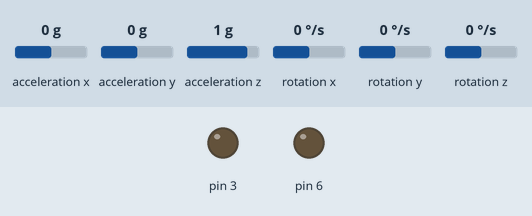
A sketch run on a simulated Arduino Uno, built with avr-gcc and run on an emulated ATmega328P. Parts: output pins drawn as LEDs (lit = HIGH). Wiring (inferred from the names in the program): MPU-6050 motion sensor at I2C address 0x68. The inputs (shaded band) are chosen by the test bench; at power-on: rotation y 0 °/s, acceleration x 0 g, acceleration y 0 g, acceleration z 1 g, rotation x 0 °/s, rotation z 0 °/s. What the sketch prints to the serial monitor is not drawn.

Above: at 1.2 s.
1.3 s: rotation y set to -192 °/s
At 2.73 s:
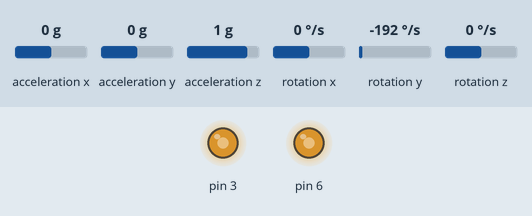
4.3 s: acceleration x set to -1.4 g
At 4.77 s:
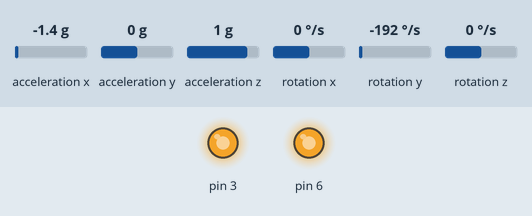
7.3 s: rotation y set to 0 °/s
Timing chart, 0 to 16.3 s (numbered marks = the images above; inputs shaded):
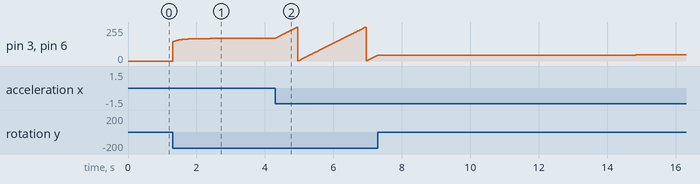

Measured:
- after the input at 1.3 s, pin 3, pin 6: moves from 0/255 to 169/255 over 1.1 s, starting at once

The sketch:

balancing_robot.ino
```cpp
//Modified balancing robot code
//WIP
//22/10/2020

#include<Wire.h>
const int MPU_addr=0x68;  // I2C address of the MPU-6050
int16_t AcX,AcY,AcZ,Tmp,GyX,GyY,GyZ;
int16_t GyY_offset;

const double Acc_rng = 32768/2;
const double Gyr_rng = 32768/250;
const double rad_to_deg = 360/6.2831853;
const int joy_X_PIN = A0;
const int joy_Y_PIN = A1;


unsigned long t_curr = 0;
unsigned long t_prev = 0;

float Theta_Y[] = {0.0, 0.0};
unsigned long t_delta[] = {1,2};

float target_angle = 1.25;
float stab_control = 0.0;
float advance_control = 0;
float diff_control = 0;
int mot = 0;


void setup(){

  //Start serial
  Serial.begin(9600);
  Serial.println("Serial port ready...");

  //Start I2C comms with MPU-6050
  Wire.begin();
  Wire.beginTransmission(MPU_addr);
  Wire.write(0x6B);  // PWR_MGMT_1 register
  Wire.write(0);     // set to zero (wakes up the MPU-6050)
  Wire.endTransmission(true);
  Serial.println("I2C ready...");


  //Set offsets
  GyY_offset = 100;

  //Read from the MPU once to set up initial conditions
  Wire.beginTransmission(MPU_addr);
  Wire.write(0x3B);  // starting with register 0x3B (ACCEL_XOUT_H)
  Wire.endTransmission(false);
  Wire.requestFrom(MPU_addr,14,true);  // request a total of 14 registers
  AcX=Wire.read()<<8|Wire.read();  // 0x3B (ACCEL_XOUT_H) & 0x3C (ACCEL_XOUT_L)
  AcY=Wire.read()<<8|Wire.read();  // 0x3D (ACCEL_YOUT_H) & 0x3E (ACCEL_YOUT_L)
  AcZ=Wire.read()<<8|Wire.read();  // 0x3F (ACCEL_ZOUT_H) & 0x40 (ACCEL_ZOUT_L)
  Tmp=Wire.read()<<8|Wire.read();  // 0x41 (TEMP_OUT_H) & 0x42 (TEMP_OUT_L)
  GyX=Wire.read()<<8|Wire.read();  // 0x43 (GYRO_XOUT_H) & 0x44 (GYRO_XOUT_L)
  GyY=Wire.read()<<8|Wire.read();  // 0x45 (GYRO_YOUT_H) & 0x46 (GYRO_YOUT_L)
  GyZ=Wire.read()<<8|Wire.read();  // 0x47 (GYRO_ZOUT_H) & 0x48 (GYRO_ZOUT_L)

  Serial.println("MPU ready...");


  //Initialize the angles to the initial accel reading
  Theta_Y[0] = asin((double)AcX/Acc_rng) * rad_to_deg;
  Serial.print("Theta zero:");Serial.println(Theta_Y[0]);

  t_curr = millis();
  Serial.print("First millis:");Serial.println(t_curr);

  Serial.println("Theta and time initialized...");

}

void loop(){


  Wire.beginTransmission(MPU_addr);
  Wire.write(0x3B);  // starting with register 0x3B (ACCEL_XOUT_H)
  Wire.endTransmission(false);
  Wire.requestFrom(MPU_addr,14,true);  // request a total of 14 registers
  AcX=Wire.read()<<8|Wire.read();  // 0x3B (ACCEL_XOUT_H) & 0x3C (ACCEL_XOUT_L)
  AcY=Wire.read()<<8|Wire.read();  // 0x3D (ACCEL_YOUT_H) & 0x3E (ACCEL_YOUT_L)
  AcZ=Wire.read()<<8|Wire.read();  // 0x3F (ACCEL_ZOUT_H) & 0x40 (ACCEL_ZOUT_L)
  Tmp=Wire.read()<<8|Wire.read();  // 0x41 (TEMP_OUT_H) & 0x42 (TEMP_OUT_L)
  GyX=Wire.read()<<8|Wire.read();  // 0x43 (GYRO_XOUT_H) & 0x44 (GYRO_XOUT_L)
  GyY=Wire.read()<<8|Wire.read();  // 0x45 (GYRO_YOUT_H) & 0x46 (GYRO_YOUT_L)
  GyZ=Wire.read()<<8|Wire.read();  // 0x47 (GYRO_ZOUT_H) & 0x48 (GYRO_ZOUT_L)

//  Serial.println("MPU read");

  GyY -= GyY_offset;

//  Serial.print(t_curr);Serial.print(";;;");Serial.print(t_delta[0]);Serial.print(";");Serial.print(t_delta[1]);Serial.print(";");Serial.print(t_delta[2]);Serial.print(";");Serial.println(t_delta[3]);
  //shift time delta records
  for (int i = sizeof(t_delta)/sizeof(t_delta[0])-1; i > 0 ; i--){
    t_delta[i] = t_delta[i-1];
    }
    t_delta[0]=0;
//  Serial.println("Delta array shifted");

  t_delta[0] = millis() - t_curr;
  t_curr = millis();


  //shift theta records
  for (int i = sizeof(Theta_Y)/sizeof(Theta_Y[0])-1; i > 0 ; i--){
    Theta_Y[i] = Theta_Y[i-1];
    }
    Theta_Y[0]=0;
//  Serial.println("Theta array shifted");

  //correct the calculated angle with accelerometer data
  Theta_Y[0] = Theta_Y[1] + GyY * 0.001*t_delta[0] / Gyr_rng;
  if(abs(AcX)<10000){
    Theta_Y[0] = 0.99 * Theta_Y[0] + 0.01 * asin((double)AcX/Acc_rng) * rad_to_deg;

  }

//  advance_control = 0.02*map(analogRead(joy_X_PIN), 0, 1023, 1000, -1000);
//  diff_control = 0.1*map(analogRead(joy_Y_PIN), 0, 1023, 1000, -1000);
//  diff_control = controlCurve(diff_control, 2.0, 60.0, 0.0, 55, 0);

  //Call the PD control
  stab_control = PDControl(Theta_Y[0]-target_angle-advance_control, (Theta_Y[0]-Theta_Y[1])/(0.001*(float)t_delta[0]), 0.5, 0.01);


  //Call control curve function to scale the motor inputs
  mot = controlCurve(stab_control, 1.25, 45.0, 0.0, 200, 140);


  //Write to the motors
  //comment this out if working without proper wiring,
  //the driver is chink trash and can try to draw current through the arduino

  motorControl(-mot +diff_control, 3, 4, 5);    //motor inputs
  motorControl(mot -diff_control, 6, 7, 8);


}


void motorControl(int _w, int _enable, int _in1, int _in2){

  //Serial.print(AcX); Serial.print(","); Serial.print(mot); Serial.print(",");Serial.println(_w);


  if ( _w>=0 ) {
    digitalWrite(_in1,LOW);
    digitalWrite(_in2,HIGH);
  }
  else {
    digitalWrite(_in1,HIGH);
    digitalWrite(_in2,LOW);
  }
  analogWrite(_enable, abs(_w));

}

int controlCurve(float _input, float _deadzone, float _in_range_hi, float _in_range_lo,int _out_range_hi, int _out_range_lo){

  //Scale the  inputs to a response curve
  //The response curve is symmetrical, linear, and has a deadzone

  int result;

  if (abs(_input)<=_deadzone){      //deadzone//
    result = 0;
  }
  else if (_input > 0){
//    result=map(_input, _in_range_lo, _in_range_hi, _out_range_lo, _out_range_hi);
    result = ( (_input - _in_range_lo) / (_in_range_hi - _in_range_lo) ) * (_out_range_hi - _out_range_lo) + _out_range_lo;
  }
  else if (_input < 0){
//    result=map(_input, -_in_range_hi, -_in_range_lo, -_out_range_hi, -_out_range_lo);
    result = ( (_input + _in_range_lo) / (-_in_range_hi + _in_range_lo) ) * (-_out_range_hi + _out_range_lo) - _out_range_lo;
  }
  return result;

  }

float PDControl (float _error, float _error_derivative, float k_p, float k_d){

  //A simple PD control
  //Requires you to tell it everything

  float result;

  result = k_p * _error  + k_d * _error_derivative;

  return result;

  }
```
